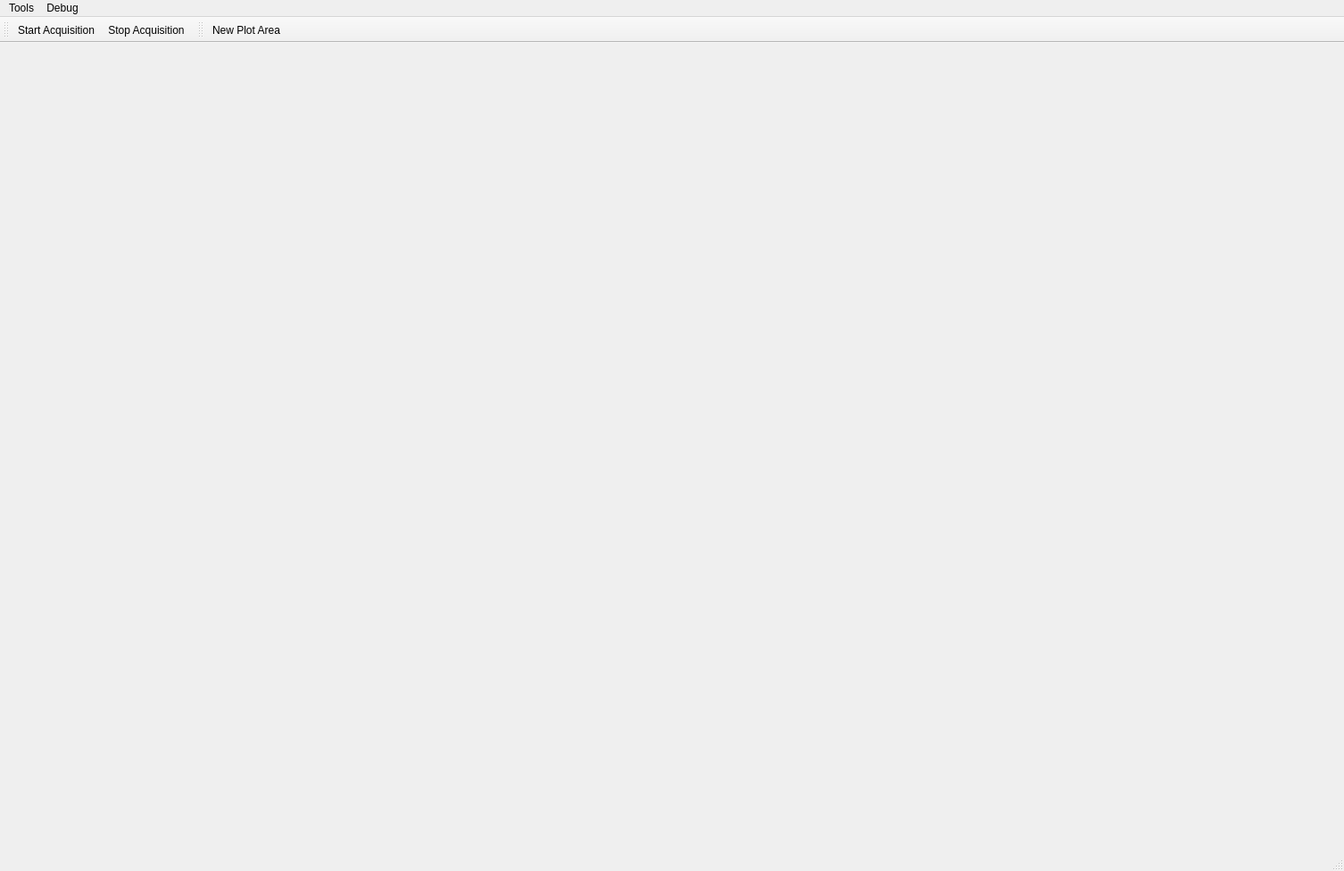
<?xml version="1.0" encoding="UTF-8"?>
<ui version="4.0">
 <class>ProbeScopeWindow</class>
 <widget class="QMainWindow" name="ProbeScopeWindow">
  <property name="geometry">
   <rect>
    <x>0</x>
    <y>0</y>
    <width>1506</width>
    <height>976</height>
   </rect>
  </property>
  <property name="windowTitle">
   <string>ProbeScope</string>
  </property>
  <widget class="QWidget" name="centralwidget"/>
  <widget class="QMenuBar" name="menubar">
   <property name="geometry">
    <rect>
     <x>0</x>
     <y>0</y>
     <width>1506</width>
     <height>33</height>
    </rect>
   </property>
   <widget class="QMenu" name="menuTools">
    <property name="title">
     <string>Tools</string>
    </property>
    <addaction name="actionProbeBenchmark"/>
   </widget>
   <widget class="QMenu" name="menuDebug">
    <property name="title">
     <string>Debug</string>
    </property>
    <addaction name="actionCrashApplication"/>
   </widget>
   <addaction name="menuTools"/>
   <addaction name="menuDebug"/>
  </widget>
  <widget class="QStatusBar" name="statusbar"/>
  <widget class="QToolBar" name="toolbarAcquisitionControl">
   <property name="windowTitle">
    <string>toolBar</string>
   </property>
   <attribute name="toolBarArea">
    <enum>TopToolBarArea</enum>
   </attribute>
   <attribute name="toolBarBreak">
    <bool>false</bool>
   </attribute>
   <addaction name="actionStartAcquisition"/>
   <addaction name="actionStopAcquisition"/>
  </widget>
  <widget class="QToolBar" name="toolbarDeviceSelection">
   <property name="windowTitle">
    <string>toolBar</string>
   </property>
   <attribute name="toolBarArea">
    <enum>TopToolBarArea</enum>
   </attribute>
   <attribute name="toolBarBreak">
    <bool>false</bool>
   </attribute>
   <addaction name="actionNewPlotArea"/>
  </widget>
  <action name="actionProbeBenchmark">
   <property name="text">
    <string>Probe Benchmark</string>
   </property>
  </action>
  <action name="actionStartAcquisition">
   <property name="text">
    <string>Start Acquisition</string>
   </property>
   <property name="toolTip">
    <string>Start data acquisition and plotting.</string>
   </property>
  </action>
  <action name="actionStopAcquisition">
   <property name="text">
    <string>Stop Acquisition</string>
   </property>
   <property name="toolTip">
    <string>Stop data acquisition and plotting.</string>
   </property>
  </action>
  <action name="actionNewPlotArea">
   <property name="text">
    <string>New Plot Area</string>
   </property>
   <property name="toolTip">
    <string>Create a new plot area.</string>
   </property>
   <property name="menuRole">
    <enum>QAction::MenuRole::NoRole</enum>
   </property>
  </action>
  <action name="actionCrashApplication">
   <property name="text">
    <string>Crash Application</string>
   </property>
   <property name="toolTip">
    <string>(Test only) Crashes the application.</string>
   </property>
   <property name="menuRole">
    <enum>QAction::MenuRole::NoRole</enum>
   </property>
  </action>
 </widget>
 <resources/>
 <connections/>
</ui>
